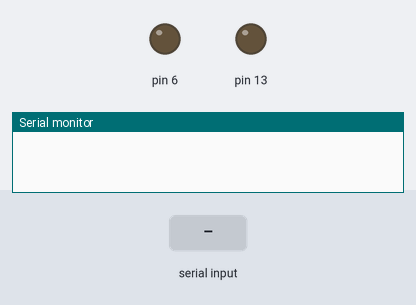
The sketch below on a simulated Arduino Uno, built with avr-gcc and run on an emulated ATmega328P. Shown: output pins drawn as LEDs (lit = HIGH), the last lines printed to the serial monitor. Inputs (shaded band) come from the test bench.

Above: at 0.1 s.
At 2.2 s:
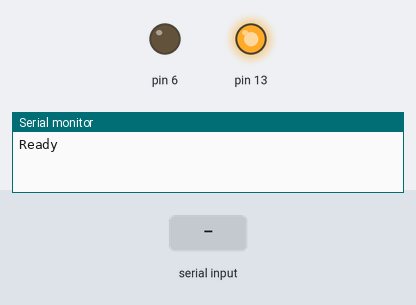
2.3 s: "G\n" received over Serial
At 4.4 s:
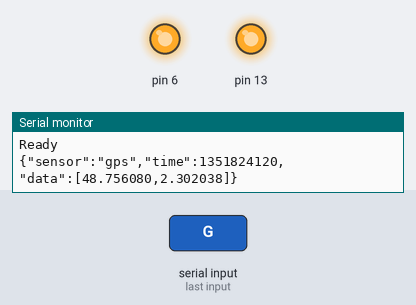
Timing chart, 0 to 9.5 s (numbered marks = the images above; inputs shaded):
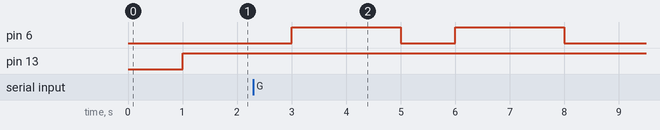

The sketch:

communication.ino
```cpp
char json[] = "{\"sensor\":\"gps\",\"time\":1351824120,\"data\":[48.756080,2.302038]}";
void setup() {
  // put your setup code here, to run once:
  Serial.begin(115200);
  pinMode(13, OUTPUT);
  pinMode(6, OUTPUT);
  delay(1000);
  Serial.print("Ready\n");
}

void loop() {
  // put your main code here, to run repeatedly:
  digitalWrite(13, HIGH);

  if (Serial.available() > 0) {
    analogWrite(6, 255);
    char cmd = Serial.read();

    switch(cmd) {
      case 'G':
        Serial.print(json);
        Serial.print("\n");
        break;
      case 'A':
        Serial.print("OK\n");
        break;
      default:
        Serial.print("BAD\n");
    }
    delay(2000);
    analogWrite(6, 0);
  }
  delay(1000);
}
```

Measured:
- after the input at 2.3 s, pin 6: alternates HIGH for 2.0 s and LOW for 1.0 s, starting after 0.70 s
